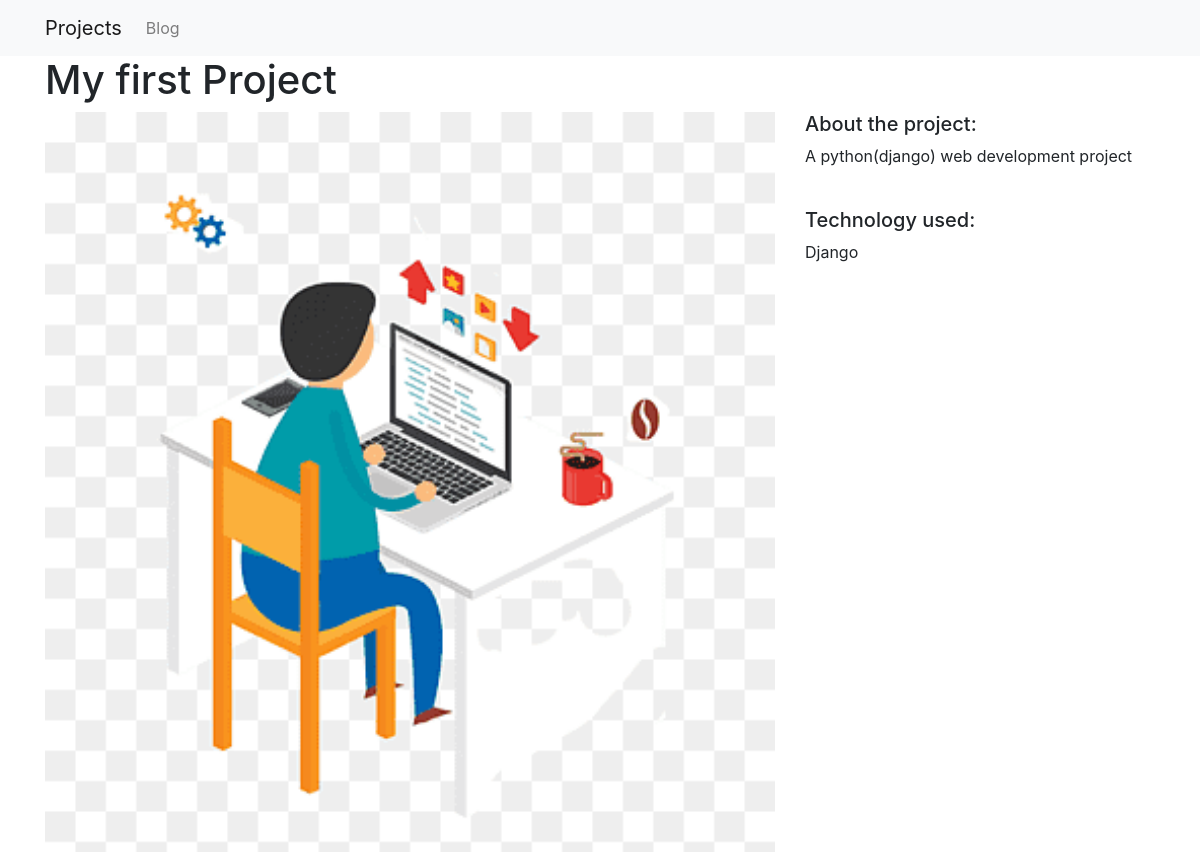
/1/, run on the app's committed database.
### panda/models.py (models this page shows)
class Project(models.Model):
    title = models.CharField(max_length=100)
    description = models.TextField()
    technology = models.CharField(max_length=20)
    image = models.FilePathField(path="\img")

### panda/views.py (the view)
# urls.py: path("<int:pk>/", views.project_detail, name="project_detail"),
def project_detail(request, pk):
    project = Project.objects.get(pk=pk)
    context = {
        'Project': project
    }
    return render(request, 'project_detail.html', context)

### panda/template/project_detail.html
{% extends "base.html" %}
{% load static %}
{% block page_content %}
<h1>{{Project.title}}</h1>
<div class="row">
    <div class="col-md-8">
       <img src="{% static Project.image %}" alt="" width="100%">
    </div>
    <div class="col-md-4">
        <h5>About the project:</h5>
        <p>{{Project.description}}</p>
        <br>
        <h5>Technology used:</h5>
        <P>{{Project.technology}}</P>
    </div>
</div>
{% endblock %}

### data on the page
Project: title "My first Project", description "A python(django) web development project", technology "Django"
